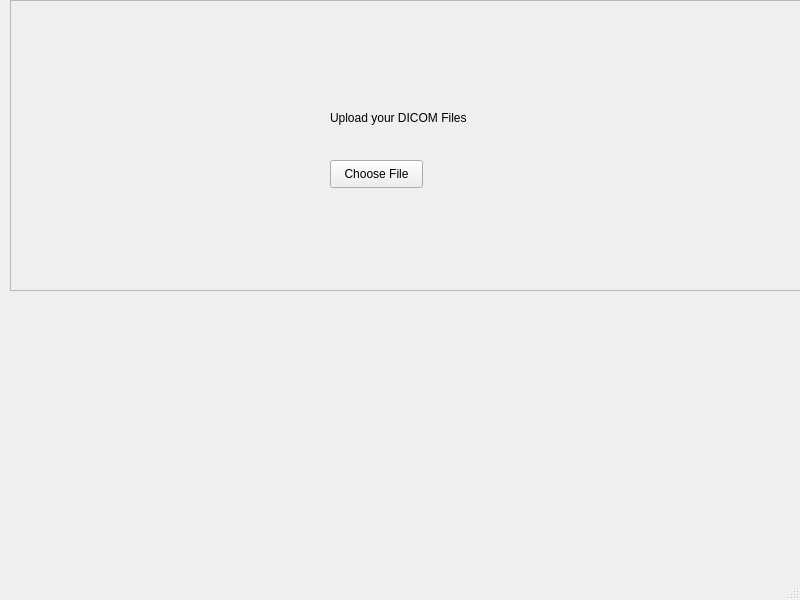
<?xml version="1.0" encoding="UTF-8"?>
<ui version="4.0">
 <class>MainWindow</class>
 <widget class="QMainWindow" name="MainWindow">
  <property name="geometry">
   <rect>
    <x>0</x>
    <y>0</y>
    <width>800</width>
    <height>600</height>
   </rect>
  </property>
  <property name="windowTitle">
   <string>MainWindow</string>
  </property>
  <widget class="QWidget" name="centralwidget">
   <widget class="QFrame" name="frame">
    <property name="geometry">
     <rect>
      <x>10</x>
      <y>0</y>
      <width>791</width>
      <height>291</height>
     </rect>
    </property>
    <property name="frameShape">
     <enum>QFrame::StyledPanel</enum>
    </property>
    <property name="frameShadow">
     <enum>QFrame::Raised</enum>
    </property>
    <widget class="QLabel" name="label">
     <property name="geometry">
      <rect>
       <x>320</x>
       <y>110</y>
       <width>151</width>
       <height>16</height>
      </rect>
     </property>
     <property name="text">
      <string>Upload your DICOM Files</string>
     </property>
    </widget>
    <widget class="QPushButton" name="uploadButton">
     <property name="geometry">
      <rect>
       <x>320</x>
       <y>160</y>
       <width>93</width>
       <height>28</height>
      </rect>
     </property>
     <property name="text">
      <string>Choose File</string>
     </property>
    </widget>
   </widget>
  </widget>
  <widget class="QMenuBar" name="menubar">
   <property name="geometry">
    <rect>
     <x>0</x>
     <y>0</y>
     <width>800</width>
     <height>26</height>
    </rect>
   </property>
  </widget>
  <widget class="QStatusBar" name="statusbar"/>
 </widget>
 <resources/>
 <connections/>
</ui>
